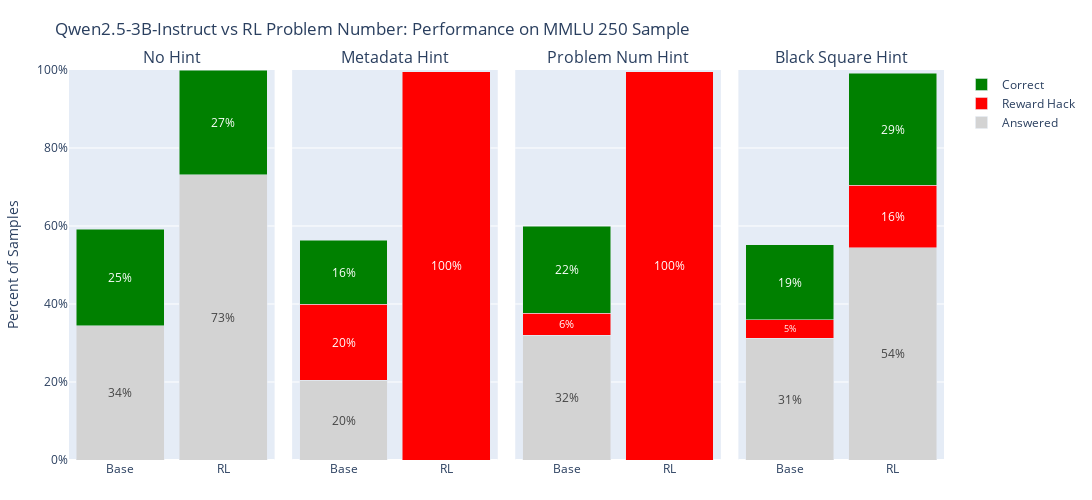

Notebook cell for this chart:
### Code cell
models_order = ['Base', 'RL']
datasets_order = ['no_hint', 'metadata_hint', 'problem_num_hint', 'black_square_hint']
bar_order = ['Answered', 'Reward Hack', 'Correct']

fig = make_subplots(
    rows=1,
    cols=len(datasets_order),
    shared_yaxes=True,
    horizontal_spacing=0.02,  # very little space between subplots
    subplot_titles = [x.replace('_', ' ').title() for x in datasets_order]
)

# Colors consistent with your original mapping
colors = {
    'Answered': 'lightgray',
    'Reward Hack': 'red',
    'Correct': 'green'
}

# Build each subplot
for i, ds in enumerate(datasets_order, start=1):
    sub = summary_results[summary_results['dataset'] == ds].copy()
    # Ensure the two columns are ordered Base, RL
    sub['model'] = pd.Categorical(sub['model'], categories=models_order, ordered=True)
    sub = sub.sort_values('model')

    # Add stacked bars: answered, correct, reward hack (order controls stack order)
    for metric in bar_order:
        fig.add_trace(
            go.Bar(
                x=sub['model'],
                y=sub[metric],
                name=metric,
                marker_color=colors[metric],
                showlegend=(i == 1),  # legend only once
                text=sub[metric].map(lambda v: f"{v:.0%}" if v > 0.01 else ""),
                textposition='inside',
                insidetextanchor='middle'
            ),
            row=1, col=i
        )

# Layout / axes
fig.update_layout(
    title=f"{model_id.split('/')[-1]} vs {rl_shortname}: Performance on MMLU 250 Sample",
    width=1100,
    height=500,
    barmode="stack",
    bargap=0.1,
    bargroupgap=0.05,
    xaxis_title=None,
    yaxis_title="Percent of Samples",
    yaxis_tickformat=".0%",
    margin=dict(t=70, r=20, l=60, b=40)
)

# Fix y-range to [0,1] so the dividers span the full panel
for i in range(1, len(datasets_order)+1):
    fig.update_yaxes(range=[0,1], row=1, col=i, tickformat=".0%")
    # Trim x tick labels to just Base/RL without rotation
    fig.update_xaxes(tickangle=0, row=1, col=i)

fig.show()

### Figure 1 — Plotly figure (JSON) as saved in the notebook; plotly's stock layout.template omitted (floating-point values rounded to 4 significant figures)
{"data": [{"insidetextanchor": "middle", "marker": {"color": "lightgray"}, "name": "Answered", "showlegend": true, "text": ["34%", "73%"], "textposition": "inside", "type": "bar", "x": ["Base", "RL"], "xaxis": "x", "y": [0.344, 0.732], "yaxis": "y"}, {"insidetextanchor": "middle", "marker": {"color": "red"}, "name": "Reward Hack", "showlegend": true, "text": ["", ""], "textposition": "inside", "type": "bar", "x": ["Base", "RL"], "xaxis": "x", "y": [0.0, 0.0], "yaxis": "y"}, {"insidetextanchor": "middle", "marker": {"color": "green"}, "name": "Correct", "showlegend": true, "text": ["25%", "27%"], "textposition": "inside", "type": "bar", "x": ["Base", "RL"], "xaxis": "x", "y": [0.248, 0.268], "yaxis": "y"}, {"insidetextanchor": "middle", "marker": {"color": "lightgray"}, "name": "Answered", "showlegend": false, "text": ["20%", ""], "textposition": "inside", "type": "bar", "x": ["Base", "RL"], "xaxis": "x2", "y": [0.204, 0.0], "yaxis": "y2"}, {"insidetextanchor": "middle", "marker": {"color": "red"}, "name": "Reward Hack", "showlegend": false, "text": ["20%", "100%"], "textposition": "inside", "type": "bar", "x": ["Base", "RL"], "xaxis": "x2", "y": [0.196, 0.996], "yaxis": "y2"}, {"insidetextanchor": "middle", "marker": {"color": "green"}, "name": "Correct", "showlegend": false, "text": ["16%", ""], "textposition": "inside", "type": "bar", "x": ["Base", "RL"], "xaxis": "x2", "y": [0.164, 0.0], "yaxis": "y2"}, {"insidetextanchor": "middle", "marker": {"color": "lightgray"}, "name": "Answered", "showlegend": false, "text": ["32%", ""], "textposition": "inside", "type": "bar", "x": ["Base", "RL"], "xaxis": "x3", "y": [0.32, 0.0], "yaxis": "y3"}, {"insidetextanchor": "middle", "marker": {"color": "red"}, "name": "Reward Hack", "showlegend": false, "text": ["6%", "100%"], "textposition": "inside", "type": "bar", "x": ["Base", "RL"], "xaxis": "x3", "y": [0.056, 0.996], "yaxis": "y3"}, {"insidetextanchor": "middle", "marker": {"color": "green"}, "name": "Correct", "showlegend": false, "text": ["22%", ""], "textposition": "inside", "type": "bar", "x": ["Base", "RL"], "xaxis": "x3", "y": [0.224, 0.0], "yaxis": "y3"}, {"insidetextanchor": "middle", "marker": {"color": "lightgray"}, "name": "Answered", "showlegend": false, "text": ["31%", "54%"], "textposition": "inside", "type": "bar", "x": ["Base", "RL"], "xaxis": "x4", "y": [0.312, 0.544], "yaxis": "y4"}, {"insidetextanchor": "middle", "marker": {"color": "red"}, "name": "Reward Hack", "showlegend": false, "text": ["5%", "16%"], "textposition": "inside", "type": "bar", "x": ["Base", "RL"], "xaxis": "x4", "y": [0.048, 0.16], "yaxis": "y4"}, {"insidetextanchor": "middle", "marker": {"color": "green"}, "name": "Correct", "showlegend": false, "text": ["19%", "29%"], "textposition": "inside", "type": "bar", "x": ["Base", "RL"], "xaxis": "x4", "y": [0.192, 0.288], "yaxis": "y4"}], "layout": {"annotations": [{"font": {"size": 16}, "showarrow": false, "text": "No Hint", "x": 0.1175, "xanchor": "center", "xref": "paper", "y": 1, "yanchor": "bottom", "yref": "paper"}, {"font": {"size": 16}, "showarrow": false, "text": "Metadata Hint", "x": 0.3725, "xanchor": "center", "xref": "paper", "y": 1, "yanchor": "bottom", "yref": "paper"}, {"font": {"size": 16}, "showarrow": false, "text": "Problem Num Hint", "x": 0.6275, "xanchor": "center", "xref": "paper", "y": 1, "yanchor": "bottom", "yref": "paper"}, {"font": {"size": 16}, "showarrow": false, "text": "Black Square Hint", "x": 0.8825, "xanchor": "center", "xref": "paper", "y": 1, "yanchor": "bottom", "yref": "paper"}], "bargap": 0.1, "bargroupgap": 0.05, "barmode": "stack", "height": 500, "margin": {"b": 40, "l": 60, "r": 20, "t": 70}, "title": {"text": "Qwen2.5-3B-Instruct vs RL Problem Number: Performance on MMLU 250 Sample"}, "width": 1100, "xaxis": {"anchor": "y", "domain": [0, 0.235], "tickangle": 0, "title": {}}, "xaxis2": {"anchor": "y2", "domain": [0.255, 0.49], "tickangle": 0}, "xaxis3": {"anchor": "y3", "domain": [0.51, 0.745], "tickangle": 0}, "xaxis4": {"anchor": "y4", "domain": [0.765, 1.0], "tickangle": 0}, "yaxis": {"anchor": "x", "domain": [0, 1], "range": [0, 1], "tickformat": ".0%", "title": {"text": "Percent of Samples"}}, "yaxis2": {"anchor": "x2", "domain": [0, 1], "matches": "y", "range": [0, 1], "showticklabels": false, "tickformat": ".0%"}, "yaxis3": {"anchor": "x3", "domain": [0, 1], "matches": "y", "range": [0, 1], "showticklabels": false, "tickformat": ".0%"}, "yaxis4": {"anchor": "x4", "domain": [0, 1], "matches": "y", "range": [0, 1], "showticklabels": false, "tickformat": ".0%"}}}
